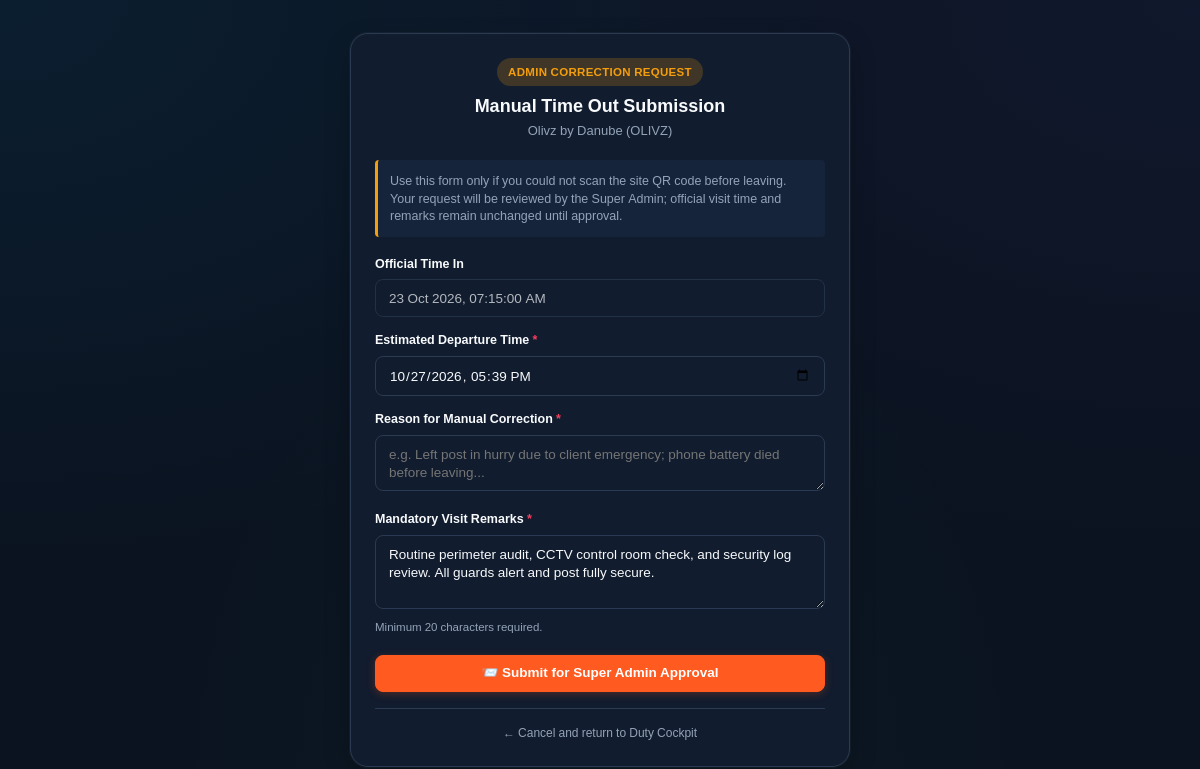
The page /hostinger_deployment/sup/manual_request.php?visit_id=6 (signed in) on the database its author committed.
### tables this page shows
CREATE TABLE `supervisor_visits` (
  `id` int(10) unsigned NOT NULL AUTO_INCREMENT,
  `visit_ref` varchar(100) DEFAULT NULL,
  `duty_id` int(10) unsigned NOT NULL,
  `supervisor_id` int(10) unsigned NOT NULL,
  `site_id` int(10) unsigned NOT NULL,
  `time_in` datetime NOT NULL,
  `time_out` datetime DEFAULT NULL,
  `minutes_spent` int(11) NOT NULL DEFAULT 0,
  `travel_minutes_from_previous` int(11) NOT NULL DEFAULT 0,
  `remarks` text DEFAULT NULL,
  `purpose_of_visit` varchar(50) NOT NULL DEFAULT 'Routine',
  `guards_count` int(11) NOT NULL DEFAULT 0,
  `guards_attendance` varchar(50) NOT NULL DEFAULT 'All present',
  `guards_names` text DEFAULT NULL,
  `rating_turnout` varchar(20) NOT NULL DEFAULT 'OK',
  `rating_records` varchar(20) NOT NULL DEFAULT 'OK',
  `rating_condition` varchar(20) NOT NULL DEFAULT 'OK',
  `rating_equipment` varchar(20) NOT NULL DEFAULT 'OK',
  `has_issues` tinyint(1) NOT NULL DEFAULT 0,
  `issues_action_taken` text DEFAULT NULL,
  `manual_timeout_requested` tinyint(1) NOT NULL DEFAULT 0,
  `manual_timeout_time` datetime DEFAULT NULL,
  `manual_timeout_reason` text DEFAULT NULL,
  `manual_timeout_status` enum('None','Pending','Approved','Rejected') NOT NULL DEFAULT 'None',
  `corrected_by_admin_id` int(10) unsigned DEFAULT NULL,
  `correction_notes` text DEFAULT NULL,
  `site_report` text DEFAULT NULL,
  `status` enum('In Progress','Completed') NOT NULL DEFAULT 'In Progress',
  `is_draft` tinyint(1) NOT NULL DEFAULT 0,
  `is_offline_sync` tinyint(1) NOT NULL DEFAULT 0,
  `client_scan_time` datetime DEFAULT NULL,
  `created_at` datetime NOT NULL DEFAULT current_timestamp(),
  `updated_at` datetime NOT NULL DEFAULT current_timestamp() ON UPDATE current_timestamp(),
  PRIMARY KEY (`id`),
  UNIQUE KEY `visit_ref` (`visit_ref`),
  KEY `idx_visit_duty` (`duty_id`),
  KEY `idx_visit_sup` (`supervisor_id`,`time_in`),
  KEY `idx_visit_site` (`site_id`,`time_in`),
  KEY `idx_visit_status` (`status`),
  CONSTRAINT `fk_visit_duty` FOREIGN KEY (`duty_id`) REFERENCES `supervisor_duties` (`id`) ON DELETE CASCADE,
  CONSTRAINT `fk_visit_site` FOREIGN KEY (`site_id`) REFERENCES `sites` (`id`) ON DELETE CASCADE,
  CONSTRAINT `fk_visit_sup` FOREIGN KEY (`supervisor_id`) REFERENCES `guards` (`id`) ON DELETE CASCADE
);

CREATE TABLE `sites` (
  `id` int(10) unsigned NOT NULL AUTO_INCREMENT,
  `name` varchar(200) NOT NULL,
  `code` varchar(50) NOT NULL,
  `type` enum('Commercial','Residential','Hospital') NOT NULL DEFAULT 'Commercial',
  `address` text DEFAULT NULL,
  `latitude` varchar(100) DEFAULT NULL,
  `longitude` varchar(100) DEFAULT NULL,
  `client_name` varchar(150) DEFAULT NULL,
  `client_contact` varchar(150) DEFAULT NULL,
  `active_qr_token` varchar(100) NOT NULL,
  `min_visits_per_week` int(11) NOT NULL DEFAULT 7,
  `min_night_visits_per_week` int(11) NOT NULL DEFAULT 2,
  `min_minutes_per_visit` int(11) NOT NULL DEFAULT 20,
  `max_minutes_per_visit` int(11) NOT NULL DEFAULT 120,
  `supervisor_qr_token` varchar(100) DEFAULT NULL,
  `token_hmac` varchar(64) DEFAULT NULL,
  `token_encrypted` text DEFAULT NULL,
  `is_active` tinyint(1) NOT NULL DEFAULT 1,
  `created_at` datetime NOT NULL DEFAULT current_timestamp(),
  `updated_at` datetime NOT NULL DEFAULT current_timestamp() ON UPDATE current_timestamp(),
  PRIMARY KEY (`id`),
  UNIQUE KEY `code` (`code`),
  UNIQUE KEY `active_qr_token` (`active_qr_token`),
  KEY `idx_sites_code` (`code`),
  KEY `idx_sites_qr` (`active_qr_token`),
  KEY `idx_sites_active` (`is_active`),
  KEY `idx_sites_token_hmac` (`token_hmac`)
);

CREATE TABLE `system_settings` (
  `id` varchar(50) NOT NULL,
  `company_name` varchar(255) NOT NULL DEFAULT 'ULTIMATE SECURITY SERVICES',
  `tagline` varchar(255) NOT NULL DEFAULT 'Total Security Solutions',
  `address_line` text DEFAULT NULL,
  `phone` varchar(100) NOT NULL DEFAULT '+971 4 251 0050',
  `email` varchar(100) NOT NULL DEFAULT 'ops@ultimatesecurity.ae',
  `website` varchar(150) DEFAULT 'https://www.sprinzo.in',
  `logo_url` varchar(255) DEFAULT 'assets/images/logo.png',
  `timezone` varchar(100) NOT NULL DEFAULT 'Asia/Dubai',
  `shift_options` text DEFAULT NULL,
  `cause_options` text DEFAULT NULL,
  `disciplinary_options` text DEFAULT NULL,
  `incident_options` text DEFAULT NULL,
  `notified_options` text DEFAULT NULL,
  `updated_at` datetime NOT NULL DEFAULT current_timestamp() ON UPDATE current_timestamp(),
  `supervisor_remarks_min_length` int(11) NOT NULL DEFAULT 20,
  `supervisor_session_hours` int(11) NOT NULL DEFAULT 16,
  `supervisor_location_check_enabled` tinyint(1) NOT NULL DEFAULT 0,
  `supervisor_alert_email_recipients` text DEFAULT NULL,
  `supervisor_visit_form_schema` longtext DEFAULT NULL,
  PRIMARY KEY (`id`)
);

### hostinger_deployment/includes/functions.php (called while the page is built, shortened)
<?php
function get_system_settings($forceRefresh = false) {
    try {
        $db = get_db();
        $stmt = $db->query("SELECT * FROM system_settings WHERE id = 'default-settings' LIMIT 1");
        $row = $stmt->fetch();
        if ($row) {
            $row['shift_options'] = json_decode($row['shift_options'] ?: '[]', true) ?: ['Day', 'Night'];
            $row['cause_options'] = json_decode($row['cause_options'] ?: '[]', true) ?: ['Incident', 'Disciplinary', 'Others'];
            $row['disciplinary_options'] = json_decode($row['disciplinary_options'] ?: '[]', true) ?: ['Sleeping', 'Poor Grooming', 'Argument', 'Missing', 'Misbehavior', 'Uniform', 'Late Reporting', 'Mobile', 'Others'];
            $row['incident_options'] = json_decode($row['incident_options'] ?: '[]', true) ?: ['Move In & Out', 'Fire & Safety', 'Intrusion & Access', 'Theft and loss', 'CCTV & Systems', 'Utilities & Building', 'Accident & Medical', 'Disturbance', 'Property Damage', 'Parking & Vehicles', 'Visitors & Contractors', 'Others'];
            $row['notified_options'] = json_decode($row['notified_options'] ?: '[]', true) ?: ['Police', 'Ambulance', 'Civil Defense', 'Client Management', 'USS Management', 'Others'];
            $settings = $row;
            return $settings;
        }
    } catch (Exception $e) {}
    return [
        'company_name' => 'ULTIMATE SECURITY SERVICES',
        'tagline' => 'Total Security Solutions',
        'address_line' => 'P O Box No: 61591, Al Maktoum Street | Dubai | UAE',
        'phone' => '+971 4 251 0050',
        'email' => 'ops@ultimatesecurity.ae',
        'website' => 'https://www.sprinzo.in',
        'logo_url' => 'assets/images/logo.png',
        'timezone' => 'Asia/Dubai',
        'shift_options' => ['Day', 'Night'],
        'cause_options' => ['Incident', 'Disciplinary', 'Others'],
        'disciplinary_options' => ['Sleeping', 'Poor Grooming', 'Argument', 'Missing', 'Misbehavior', 'Uniform', 'Late Reporting', 'Mobile', 'Others'],
        'incident_options' => ['Move In & Out', 'Fire & Safety', 'Intrusion & Access', 'Theft and loss', 'CCTV & Systems', 'Utilities & Building', 'Accident & Medical', 'Disturbance', 'Property Damage', 'Parking & Vehicles', 'Visitors & Contractors', 'Others'],
        'notified_options' => ['Police', 'Ambulance', 'Civil Defense', 'Client Management', 'USS Management', 'Others'],
        'supervisor_remarks_min_length' => 20
    ];
}

### hostinger_deployment/sup/manual_request.php (the view, shortened to what this page needs)
<?php
require_once __DIR__ . '/../includes/functions.php';
$db = get_db();
$settings = get_system_settings();
$supervisorId = (int)$_SESSION['supervisor_id'];
$minRemarksLen = max(10, (int)($settings['supervisor_remarks_min_length'] ?? 20));
$visitId = (int)($_GET['visit_id'] ?? $_POST['visit_id'] ?? 0);
$vStmt = $db->prepare("
    SELECT v.*, s.name AS site_name, s.code AS site_code
    FROM supervisor_visits v
    JOIN sites s ON s.id = v.site_id
    WHERE v.id = ? AND v.supervisor_id = ?
    LIMIT 1
");
$vStmt->execute([$visitId, $supervisorId]);
$visit = $vStmt->fetch();
?>
<!DOCTYPE html>
<html lang="en">
<head>
    <link rel="stylesheet" href="<?= APP_URL ?>/assets/css/design-tokens.css?v=<?= time() ?>">
<link rel="stylesheet" href="<?= APP_URL ?>/assets/css/style.css?v=<?= time() ?>">
</head>
<body>
<div class="request-card">
    <div style="text-align: center; margin-bottom: 20px;">
        <span class="badge" style="background: rgba(245, 158, 11, 0.2); color: var(--accent-amber); font-weight: 800; text-transform: uppercase;">
            Admin Correction Request
        </span>
        <h2 style="font-size: 19px; font-weight: 800; margin-top: 6px;">Manual Time Out Submission</h2>
        <div style="font-size: 13px; color: var(--text-muted); margin-top: 2px;">
            <?= htmlspecialchars($visit['site_name']) ?> (<?= htmlspecialchars($visit['site_code']) ?>)
        </div>
    </div>
    <div style="background: var(--bg-card-hover); border-left: 3px solid var(--accent-amber); padding: 12px; border-radius: 4px; font-size: 12.5px; color: var(--text-muted); line-height: 1.4; margin-bottom: 18px;">
        Use this form only if you could not scan the site QR code before leaving. Your request will be reviewed by the Super Admin; official visit time and remarks remain unchanged until approval.
    </div>
    <form method="POST">
        <div class="form-group" style="margin-bottom: 14px;">
            <label class="form-label" style="font-size: 12px;">Official Time In</label>
            <input type="text" class="form-control" value="<?= date('d M Y, h:i:s A', strtotime($visit['time_in'])) ?>" readonly style="opacity: 0.7; font-family: monospace;">
        </div>
        <div class="form-group" style="margin-bottom: 14px;">
            <label class="form-label" style="font-size: 12px;">Estimated Departure Time <span style="color: var(--accent-rose);">*</span></label>
            <input type="datetime-local" name="manual_timeout_time" class="form-control" required value="<?= date('Y-m-d\TH:i') ?>">
        </div>
        <div class="form-group" style="margin-bottom: 14px;">
            <label class="form-label" style="font-size: 12px;">Reason for Manual Correction <span style="color: var(--accent-rose);">*</span></label>
            <textarea name="manual_timeout_reason" class="form-control" rows="2" required placeholder="e.g. Left post in hurry due to client emergency; phone battery died before leaving..."></textarea>
        </div>
        <div class="form-group" style="margin-bottom: 20px;">
            <label class="form-label" style="font-size: 12px;">Mandatory Visit Remarks <span style="color: var(--accent-rose);">*</span></label>
            <textarea name="remarks" id="manualRemarks" class="form-control" rows="3" required placeholder="Observations, guard alertness, post condition..."><?= htmlspecialchars($visit['manual_timeout_remarks'] ?? $visit['remarks'] ?? '') ?></textarea>
            <div style="font-size: 11.5px; color: var(--text-dim); margin-top: 4px;">
                Minimum <?= $minRemarksLen ?> characters required.
            </div>
        </div>
        <button type="submit" class="btn btn-primary" style="width: 100%; padding: 13px; font-size: 14.5px; font-weight: 800; background: var(--accent-amber); color: #000;">
            📨 Submit for Super Admin Approval
        </button>
    </form>
    <div style="text-align: center; margin-top: 16px; border-top: 1px solid var(--border-subtle); padding-top: 12px;">
        <a href="<?= APP_URL ?>/sup/duty.php" style="color: var(--text-muted); font-size: 12px; text-decoration: none;">
            &larr; Cancel and return to Duty Cockpit
        </a>
    </div>
</div>
</body>
</html>

### hostinger_deployment/sup/manual_request.php (style rules this page uses)
body { background: var(--bg-main); color: var(--text-main); min-height: 100vh; padding: 16px; display: flex; align-items: center; justify-content: center; }
.request-card { max-width: 500px; width: 100%; background: var(--bg-card); border: 1px solid var(--border-subtle); border-radius: var(--radius-lg); padding: 24px; box-shadow: var(--shadow-card); }

### rows shown on the page
supervisor_visits: site.name "Olivz by Danube", site.code "OLIVZ", time_in "23 Oct 2026, 07:15:00 AM", remarks "Routine perimeter audit, CCTV control room check, and security log review. All guards alert and post fully secure."
system_settings: supervisor_remarks_min_length "20"
